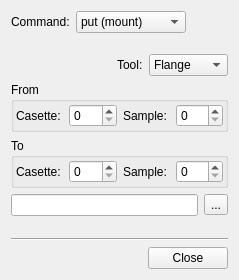
<?xml version="1.0" encoding="UTF-8"?>
<ui version="4.0">
 <class>Form</class>
 <widget class="QWidget" name="Form">
  <property name="geometry">
   <rect>
    <x>0</x>
    <y>0</y>
    <width>239</width>
    <height>280</height>
   </rect>
  </property>
  <property name="windowTitle">
   <string>Form</string>
  </property>
  <layout class="QVBoxLayout" name="verticalLayout_2">
   <item>
    <layout class="QVBoxLayout" name="verticalLayout">
     <item>
      <layout class="QHBoxLayout" name="horizontalLayout_6">
       <item>
        <widget class="QLabel" name="label">
         <property name="text">
          <string>Command:</string>
         </property>
        </widget>
       </item>
       <item>
        <widget class="QComboBox" name="cbCommand">
         <item>
          <property name="text">
           <string>put (mount)</string>
          </property>
         </item>
         <item>
          <property name="text">
           <string>get (un-mount)</string>
          </property>
         </item>
         <item>
          <property name="text">
           <string>getput</string>
          </property>
         </item>
         <item>
          <property name="text">
           <string>get_brcd</string>
          </property>
         </item>
         <item>
          <property name="text">
           <string>getput_brcd</string>
          </property>
         </item>
         <item>
          <property name="text">
           <string>barcode</string>
          </property>
         </item>
         <item>
          <property name="text">
           <string>gotodif</string>
          </property>
         </item>
         <item>
          <property name="text">
           <string>transfer</string>
          </property>
         </item>
         <item>
          <property name="text">
           <string>get HT</string>
          </property>
         </item>
         <item>
          <property name="text">
           <string>put HT</string>
          </property>
         </item>
         <item>
          <property name="text">
           <string>getput HT</string>
          </property>
         </item>
        </widget>
       </item>
       <item>
        <spacer name="horizontalSpacer_3">
         <property name="orientation">
          <enum>Qt::Horizontal</enum>
         </property>
         <property name="sizeHint" stdset="0">
          <size>
           <width>40</width>
           <height>20</height>
          </size>
         </property>
        </spacer>
       </item>
      </layout>
     </item>
     <item>
      <spacer name="verticalSpacer">
       <property name="orientation">
        <enum>Qt::Vertical</enum>
       </property>
       <property name="sizeHint" stdset="0">
        <size>
         <width>20</width>
         <height>40</height>
        </size>
       </property>
      </spacer>
     </item>
     <item>
      <layout class="QHBoxLayout" name="horizontalLayout_5">
       <item>
        <spacer name="horizontalSpacer">
         <property name="orientation">
          <enum>Qt::Horizontal</enum>
         </property>
         <property name="sizeHint" stdset="0">
          <size>
           <width>40</width>
           <height>20</height>
          </size>
         </property>
        </spacer>
       </item>
       <item>
        <widget class="QLabel" name="label_4">
         <property name="text">
          <string>Tool:</string>
         </property>
        </widget>
       </item>
       <item>
        <widget class="QComboBox" name="cbTool">
         <item>
          <property name="text">
           <string>Flange</string>
          </property>
         </item>
         <item>
          <property name="text">
           <string>Cryotong</string>
          </property>
         </item>
         <item>
          <property name="text">
           <string>Spine</string>
          </property>
         </item>
         <item>
          <property name="text">
           <string>Plate</string>
          </property>
         </item>
        </widget>
       </item>
      </layout>
     </item>
     <item>
      <widget class="QGroupBox" name="groupBoxFrom">
       <property name="title">
        <string>From</string>
       </property>
       <layout class="QHBoxLayout" name="horizontalLayout_2">
        <property name="margin">
         <number>2</number>
        </property>
        <item>
         <layout class="QHBoxLayout" name="horizontalLayout">
          <item>
           <widget class="QLabel" name="label_2">
            <property name="text">
             <string>Casette:</string>
            </property>
           </widget>
          </item>
          <item>
           <widget class="QSpinBox" name="spinBasket"/>
          </item>
          <item>
           <widget class="QLabel" name="label_3">
            <property name="text">
             <string>Sample:</string>
            </property>
           </widget>
          </item>
          <item>
           <widget class="QSpinBox" name="spinSample"/>
          </item>
         </layout>
        </item>
       </layout>
      </widget>
     </item>
     <item>
      <widget class="QGroupBox" name="groupBoxDestination">
       <property name="title">
        <string>To</string>
       </property>
       <layout class="QHBoxLayout" name="horizontalLayout_4">
        <property name="margin">
         <number>2</number>
        </property>
        <item>
         <layout class="QHBoxLayout" name="horizontalLayout_3">
          <item>
           <widget class="QLabel" name="label_5">
            <property name="text">
             <string>Casette:</string>
            </property>
           </widget>
          </item>
          <item>
           <widget class="QSpinBox" name="spinNewBasket"/>
          </item>
          <item>
           <widget class="QLabel" name="label_6">
            <property name="text">
             <string>Sample:</string>
            </property>
           </widget>
          </item>
          <item>
           <widget class="QSpinBox" name="spinNewSample"/>
          </item>
         </layout>
        </item>
       </layout>
      </widget>
     </item>
     <item>
      <layout class="QHBoxLayout" name="horizontalLayout_8">
       <item>
        <widget class="QLineEdit" name="leCommand"/>
       </item>
       <item>
        <widget class="QToolButton" name="btEditCommand">
         <property name="text">
          <string>...</string>
         </property>
        </widget>
       </item>
      </layout>
     </item>
     <item>
      <spacer name="verticalSpacer_2">
       <property name="orientation">
        <enum>Qt::Vertical</enum>
       </property>
       <property name="sizeHint" stdset="0">
        <size>
         <width>20</width>
         <height>40</height>
        </size>
       </property>
      </spacer>
     </item>
     <item>
      <widget class="Line" name="line">
       <property name="orientation">
        <enum>Qt::Horizontal</enum>
       </property>
      </widget>
     </item>
     <item>
      <layout class="QHBoxLayout" name="horizontalLayout_7">
       <item>
        <spacer name="horizontalSpacer_2">
         <property name="orientation">
          <enum>Qt::Horizontal</enum>
         </property>
         <property name="sizeHint" stdset="0">
          <size>
           <width>40</width>
           <height>20</height>
          </size>
         </property>
        </spacer>
       </item>
       <item>
        <widget class="QDialogButtonBox" name="buttonBox">
         <property name="orientation">
          <enum>Qt::Horizontal</enum>
         </property>
         <property name="standardButtons">
          <set>QDialogButtonBox::Close</set>
         </property>
        </widget>
       </item>
      </layout>
     </item>
    </layout>
   </item>
  </layout>
 </widget>
 <resources/>
 <connections/>
</ui>
